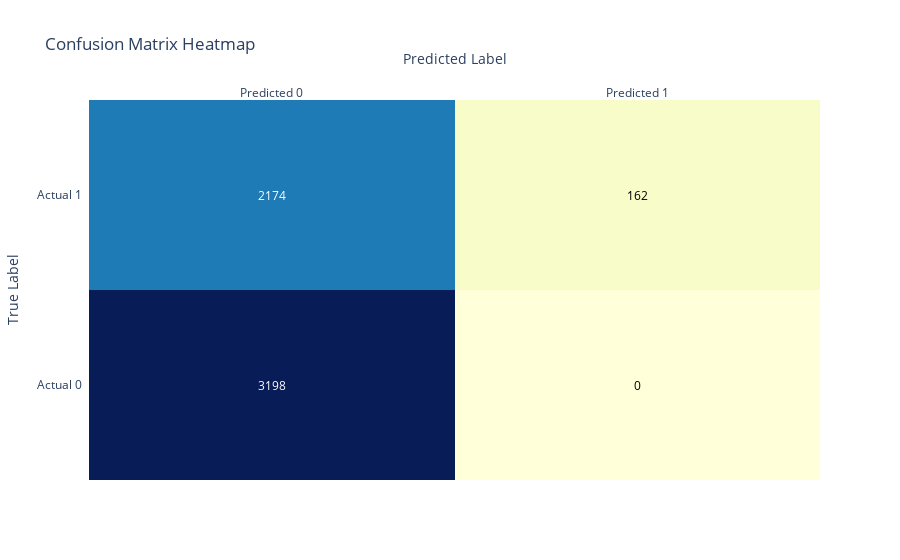

The notebook cell saved with this chart:
### Code cell
import plotly.figure_factory as ff
from sklearn.metrics import confusion_matrix
import numpy as np

threshold = 0.5  

# Convert to binary labels based on the threshold
y_binary = np.where(y_test > threshold, 1, 0)
y_pred_binary = np.where(y_pred > threshold, 1, 0)

# Create confusion matrix
conf_matrix_result = confusion_matrix(y_binary, y_pred_binary)

# Create a heatmap using Plotly
fig = ff.create_annotated_heatmap(
    z=conf_matrix_result,
    x=['Predicted 0', 'Predicted 1'],
    y=['Actual 0', 'Actual 1'],
    colorscale='YlGnBu'
)

# Update the layout to add labels
fig.update_layout(
    title='Confusion Matrix Heatmap',
    xaxis=dict(title='Predicted Label'),
    yaxis=dict(title='True Label')
)

# Show the plot
fig.show()

### Figure 1 — Plotly figure (JSON) as saved in the notebook; plotly's stock layout.template omitted (floating-point values rounded to 4 significant figures)
{"data": [{"colorscale": [[0, "rgb(255,255,217)"], [0.125, "rgb(237,248,177)"], [0.25, "rgb(199,233,180)"], [0.375, "rgb(127,205,187)"], [0.5, "rgb(65,182,196)"], [0.625, "rgb(29,145,192)"], [0.75, "rgb(34,94,168)"], [0.875, "rgb(37,52,148)"], [1, "rgb(8,29,88)"]], "reversescale": false, "showscale": false, "type": "heatmap", "x": ["Predicted 0", "Predicted 1"], "y": ["Actual 0", "Actual 1"], "z": [[3198, 0], [2174, 162]]}], "layout": {"annotations": [{"font": {"color": "#FFFFFF"}, "showarrow": false, "text": "3198", "x": "Predicted 0", "xref": "x", "y": "Actual 0", "yref": "y"}, {"font": {"color": "#000000"}, "showarrow": false, "text": "0", "x": "Predicted 1", "xref": "x", "y": "Actual 0", "yref": "y"}, {"font": {"color": "#FFFFFF"}, "showarrow": false, "text": "2174", "x": "Predicted 0", "xref": "x", "y": "Actual 1", "yref": "y"}, {"font": {"color": "#000000"}, "showarrow": false, "text": "162", "x": "Predicted 1", "xref": "x", "y": "Actual 1", "yref": "y"}], "autosize": true, "title": {"text": "Confusion Matrix Heatmap"}, "xaxis": {"autorange": true, "dtick": 1, "gridcolor": "rgb(0, 0, 0)", "range": [-0.5, 1.5], "side": "top", "ticks": "", "title": {"text": "Predicted Label"}, "type": "category"}, "yaxis": {"autorange": true, "dtick": 1, "range": [-0.5, 1.5], "ticks": "", "ticksuffix": "  ", "title": {"text": "True Label"}, "type": "category"}}}
